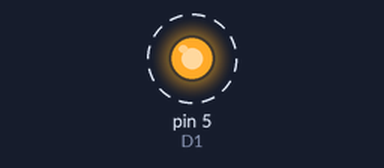
This sketch was run on a simulated Arduino Uno, built with avr-gcc and run on an emulated ATmega328P. Shown: output pins drawn as LEDs (lit = HIGH). Dashed ring = blinking.

Above: at 0.5 s.
Timing chart, 0 to 4.6 s (numbered marks = the images above):
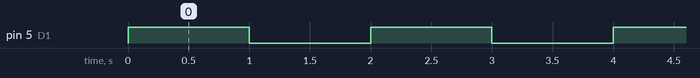

Measured:
- by itself, pin 5 (D1): alternates HIGH for 1.0 s and LOW for 1.0 s

The sketch:

BlinkingLED-OnBoard.ino
```cpp
// NOTE:  each pin will receive approx 3.3 V (by experiment).

// this will make the LED close to RST turn on. same behaviour as for D4.
#define D0 16
#define D1 5
// the LED close to AI label.
// when AI label is HIGH, the output from pin 4 will be low and vice versa.
#define D4 2

int pin = D1;

void setup() {
  // put your setup code here, to run once:
  pinMode(pin, OUTPUT);
}

void loop() {
  // put your main code here, to run repeatedly:
  digitalWrite(pin, HIGH);
  delay(1000);
  digitalWrite(pin, LOW);
  delay(1000);
}
```
